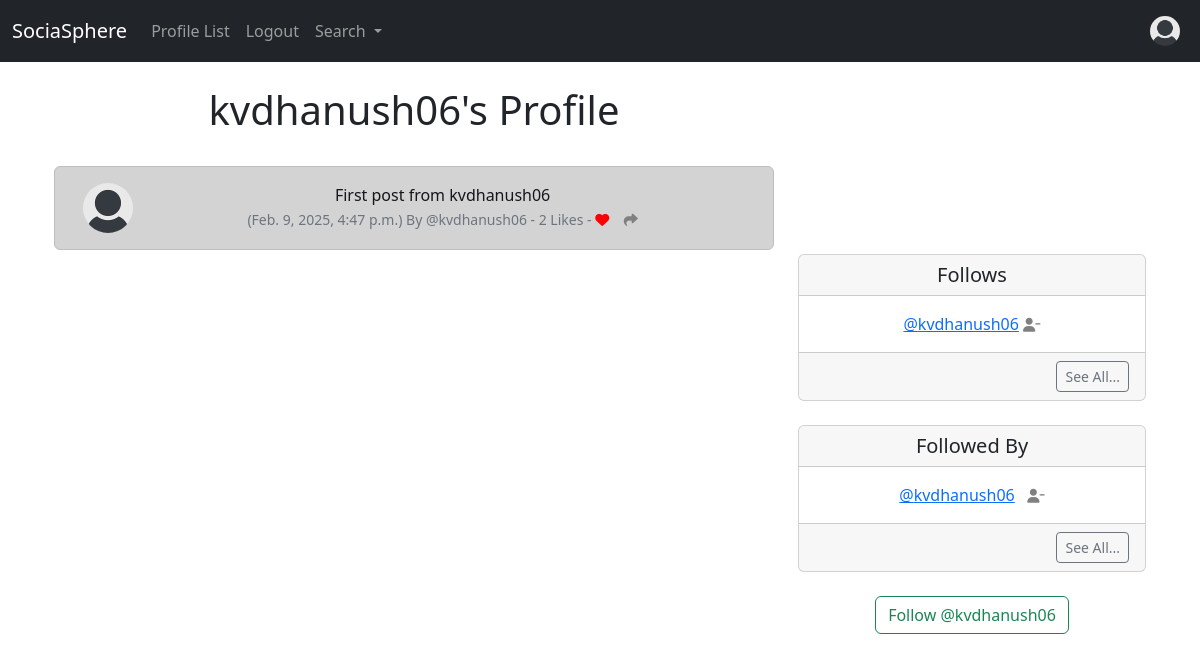
The app's page /profile/2 (signed in) with its own data.
### dashboard/models.py (models this page shows, shortened)
class Profile(models.Model):
    user = models.OneToOneField(User, on_delete=models.CASCADE)
    follows = models.ManyToManyField("self",
                                     related_name="followed_by",
                                     symmetrical=False,
                                     blank=True)
    date_modified = models.DateTimeField(User, auto_now=True)
    profile_image = models.ImageField(
        null=True, blank=True, upload_to="images/")
    profile_bio = models.CharField(null=True, blank=True, max_length=500)
    homepage_link = models.CharField(null=True, blank=True, max_length=100)
    facebook_link = models.CharField(null=True, blank=True, max_length=100)
    instagram_link = models.CharField(null=True, blank=True, max_length=100)
    linkedin_link = models.CharField(null=True, blank=True, max_length=100)
    def __str__(self):
        return self.user.username

class Post(models.Model):
    user = models.ForeignKey(
        User, related_name="posts",
        on_delete=models.DO_NOTHING
    )
    body = models.CharField(max_length=200)
    created_at = models.DateTimeField(auto_now_add=True)
    likes = models.ManyToManyField(User, related_name="post_like", blank=True)
    def number_of_likes(self):
        return self.likes.count()

### dashboard/views.py (the view, shortened to what this page needs)
# urls.py: path('profile/<int:pk>', views.profile, name='profile'),
def profile(request, pk):
    if request.user.is_authenticated:
        profile = Profile.objects.get(user_id=pk)
        posts = Post.objects.filter(user_id=pk).order_by("-created_at")
        return render(request, "profile.html", {"profile": profile,
                                                "posts": posts})
    else:
        messages.success(
            request, ("You Must Be Logged In To View This Page..."))
        return redirect('home')

### dashboard/templates/profile.html (shortened to what this page needs)
{% extends 'base.html' %}
{% load static %}
{% block content %}
    {% if profile %}
        <div class="container text-center">
            <div class="row">
                <div class="col-8">
                    <h1>{{ profile.user.username }}'s Profile</h1>
                    <br/>
                    {% if posts %}
                        {% for post in posts %}
                            <div class="alert alert-dark" role="alert">
                                <div class="container">
                                    <div class="row">
                                        <div class="col-1">
                                            {% if profile.profile_image %}
                                                <img src="{{ profile.profile_image.url }}" width=50 height=50 class="rounded-circle" alt="{{ profile.user.username }}">
                                            {% else %}
                                                <img src="{% static 'images/default_profile_pic.png' %}" width=50 height=50 class="rounded-circle" alt="{{ profile.user.username }}">
                                            {% endif %}
                                        </div>
                                        <div class="col-11">
                                            {{ post.body }}<br/>
                                            <small class="text-muted">
                                                ({{ post.created_at }}) By
                                                @{{ post.user.username }}
                                                - {{ post.number_of_likes }} Likes -
                                                {% if user in post.likes.all %}
                                                    <a href="{% url 'post_like' post.id %}"><i class="fa-solid fa-heart" style='color:red'></i></a>
                                                {% else %}
                                                    <a href="{% url 'post_like' post.id %}"><i class="fa fa-heart-o" style="color:red"></i></a>
                                                {% endif %}
                                                <a href="{% url 'post_show' post.id %}"><i class="fa-solid fa-share" style="color:gray"></i></a>
                                            </small>
                                        </div>
                                        <br/><br/>
                                    </div>
                                </div>
                            </div>
                        {% endfor %}
                    {% endif %}
                </div>
                <div class="col-4">
                    <br/><br/><br/>
                    <br/><br/>
                    <br/><br/>
                    <div class="card">
                        <h5 class="card-header">Follows</h5>
                        <div class="card-body">
                            <p class="card-text">
                                {% for following in profile.follows.all %}
                                    <a href="{% url 'profile' following.user.id %}">@{{ following }}</a>
                                    <a href="{% url 'unfollow' following.user.id %}">
                                        <i class="fa fa-user-minus small" style="color:gray"></i>
                                    </a>
                                    <br/>
                                {% endfor %}
                            </p>
                        </div>
                        <div class="card-footer text-end">
                            <a href="{% url 'follows' profile.user.id %}" class="btn btn-sm btn-outline-secondary">See All...</a>
                        </div>
                    </div>
                    <br/>
                    <div class="card">
                        <h5 class="card-header">Followed By</h5>
                        <div class="card-body">
                            <p class="card-text">
                                {% for following in profile.followed_by.all %}
                                    <a href="{% url 'profile' following.user.id %}">@{{ following }}</a>&nbsp;&nbsp;
                                    {% if following in profile.follows.all %}
                                        <a href="{% url 'unfollow' following.user.id %}">
                                            <i class="fa fa-user-minus small" style="color:gray"></i>
                                        </a>
                                    {% else %}
                                        <a href="{% url 'follow' following.user.id %}">
                                            <i class="fa fa-user-plus small" style="color:gray"></i>
                                        </a>
                                    {% endif %}
                                    <br/>
                                {% endfor %}
                            </p>
                        </div>
                        <div class="card-footer text-end">
                            <a href="{% url 'followers' profile.user.id %}" class="btn btn-sm btn-outline-secondary">See All...</a>
                        </div>
                    </div>
                    <br/>
                    <form method="POST">
                        {% if profile in user.profile.follows.all %}
                            <button class="btn btn-outline-danger" name="follow" value="unfollow" type="submit">
                                Unfollow @{{ profile.user.username|lower}}
                            </button>
                        {% else %}
                            <button class="btn btn-outline-success" name="follow" value="follow" type="submit">
                                Follow @{{ profile.user.username|lower}}
                            </button>
                        {% endif %}
                    </form>
                    <br/>
                </div>
            </div>
        </div>
    {% endif %}
{% endblock %}

### records on screen
Profile: user.username "kvdhanush06"
Post: body "First post from kvdhanush06", created_at "Feb. 9, 2025, 4:47 p.m.", user.username "kvdhanush06", number_of_likes "2"
